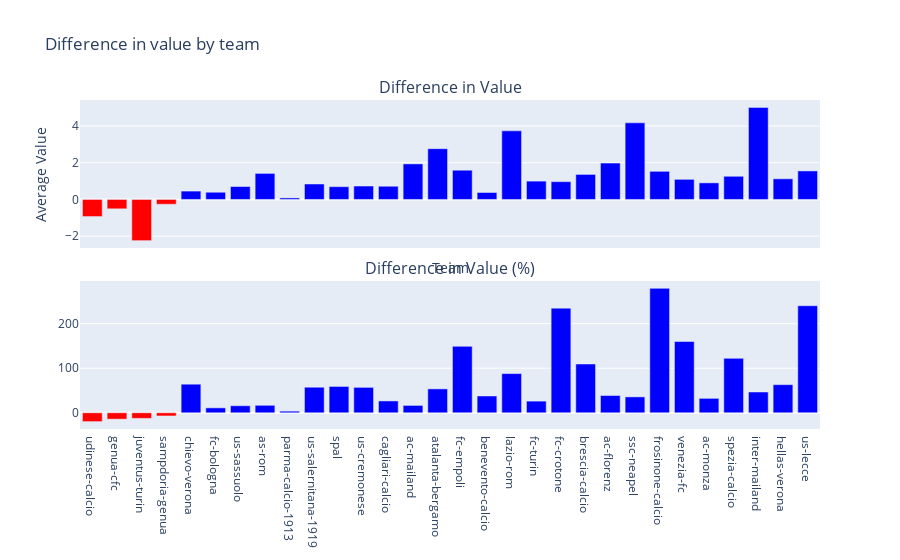

Source (notebook cell):
### Markdown cell above
## Signing Value Analysis

### Code cell
plots.plot_diff_val_paid(column='team')

### Figure 1 — Plotly figure (JSON) as saved in the notebook; plotly's stock layout.template omitted (floating-point values rounded to 4 significant figures)
{"data": [{"marker": {"color": ["red", "blue", "blue", "blue", "blue", "blue", "blue", "red", "blue", "blue", "blue", "red", "red", "blue", "blue", "blue", "blue", "blue", "blue", "blue", "blue", "blue", "blue", "blue", "blue", "blue", "blue", "blue", "blue", "blue"]}, "name": "Difference in Value", "type": "bar", "x": ["juventus-turin", "ac-mailand", "ssc-neapel", "inter-mailand", "as-rom", "atalanta-bergamo", "ac-florenz", "udinese-calcio", "us-sassuolo", "lazio-rom", "fc-turin", "sampdoria-genua", "genua-cfc", "fc-bologna", "ac-monza", "cagliari-calcio", "parma-calcio-1913", "hellas-verona", "us-salernitana-1919", "us-cremonese", "brescia-calcio", "spal", "fc-empoli", "spezia-calcio", "benevento-calcio", "chievo-verona", "venezia-fc", "us-lecce", "frosinone-calcio", "fc-crotone"], "xaxis": "x", "y": [-2.244, 1.937, 4.172, 5.013, 1.418, 2.765, 1.982, -0.932, 0.7017, 3.737, 0.9982, -0.2627, -0.5112, 0.3913, 0.9031, 0.7188, 0.08205, 1.123, 0.8405, 0.7304, 1.363, 0.6943, 1.592, 1.262, 0.3785, 0.4551, 1.095, 1.553, 1.532, 0.9685], "yaxis": "y"}, {"marker": {"color": ["red", "blue", "blue", "blue", "blue", "blue", "blue", "red", "blue", "blue", "blue", "red", "red", "blue", "blue", "blue", "blue", "blue", "blue", "blue", "blue", "blue", "blue", "blue", "blue", "blue", "blue", "blue", "blue", "blue"]}, "name": "Difference in Value (%)", "type": "bar", "x": ["juventus-turin", "ac-mailand", "ssc-neapel", "inter-mailand", "as-rom", "atalanta-bergamo", "ac-florenz", "udinese-calcio", "us-sassuolo", "lazio-rom", "fc-turin", "sampdoria-genua", "genua-cfc", "fc-bologna", "ac-monza", "cagliari-calcio", "parma-calcio-1913", "hellas-verona", "us-salernitana-1919", "us-cremonese", "brescia-calcio", "spal", "fc-empoli", "spezia-calcio", "benevento-calcio", "chievo-verona", "venezia-fc", "us-lecce", "frosinone-calcio", "fc-crotone"], "xaxis": "x2", "y": [-12.52, 16.55, 35.69, 46.63, 16.81, 53.61, 38.77, -19.76, 15.84, 87.94, 26.2, -7.12, -14.27, 11.08, 32.39, 26.59, 3.64, 63.11, 57.35, 57.04, 109.4, 59.1, 149.1, 122.1, 37.69, 64.15, 159.9, 240.2, 279.1, 234.8], "yaxis": "y2"}], "layout": {"annotations": [{"font": {"size": 16}, "showarrow": false, "text": "Difference in Value", "x": 0.5, "xanchor": "center", "xref": "paper", "y": 1, "yanchor": "bottom", "yref": "paper"}, {"font": {"size": 16}, "showarrow": false, "text": "Difference in Value (%)", "x": 0.5, "xanchor": "center", "xref": "paper", "y": 0.45, "yanchor": "bottom", "yref": "paper"}], "barmode": "group", "legend": {"title": {"text": "Value Type"}}, "showlegend": false, "title": {"text": "Difference in value by team"}, "xaxis": {"anchor": "y", "categoryorder": "total descending", "domain": [0, 1], "matches": "x2", "showticklabels": false, "title": {"text": "Team"}}, "xaxis2": {"anchor": "y2", "domain": [0, 1]}, "yaxis": {"anchor": "x", "domain": [0.55, 1], "title": {"text": "Average Value"}}, "yaxis2": {"anchor": "x2", "domain": [0, 0.45]}}}
